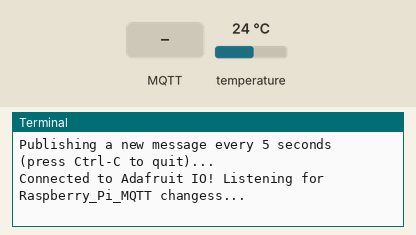
The program below on a simulated Raspberry Pi (BCM pin numbers). Parts: the last lines printed to the terminal. The test bench sets the inputs (shaded band); at power-on: temperature 24 °C. No MQTT or app messages arrive unless stated.

Above: at 5.0 s.
5.1 s: MQTT message "YES" arrives on the first subscribed topic
At 5.6 s:
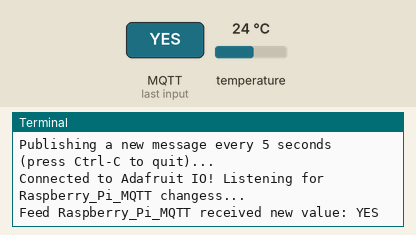
6.6 s: MQTT message "t=" arrives on the first subscribed topic
At 7.8 s:
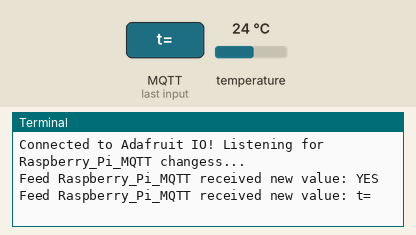
8.1 s: MQTT message "1" arrives on the first subscribed topic
At 9.1 s:
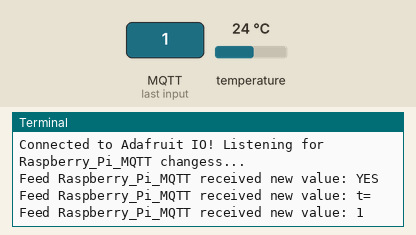
9.6 s: MQTT message "on" arrives on the first subscribed topic
At 10.2 s:
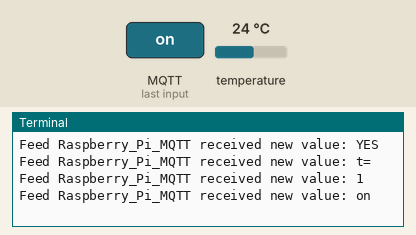
11.1 s: MQTT message "off" arrives on the first subscribed topic
At 12.6 s:
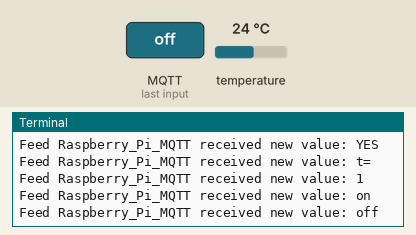

The program:

DS18B20_MQTT_Client.py
```python
# Import standard python modules.
import random
import sys
import time

# Import Adafruit IO MQTT Client.
from Adafruit_IO import MQTTClient

# Import function from DS18B20_Temperature_Sensor.py
from DS18B20_Temperature_Sensor import read_temp

# Set to your Adafruit IO key & username below.
ADAFRUIT_IO_KEY = 'your ADAFRUIT_IO_KEY'
ADAFRUIT_IO_USERNAME = 'your ADAFRUIT_IO_USERNAME'

# Define callback functions which will be called when certain events happen.
def connected(client):
    print 'Connected to Adafruit IO! Listening for Raspberry_Pi_MQTT changess...'
    # Subscribe to changes on a feed named MQTT_Feed
    client.subscribe('Raspberry_Pi_MQTT')

def disconnected(client):
    print 'Disconnected from Adafruit IO!'
    sys.exit(1)

def message(client,feed_id,payload):
    # Message function will be called when a subscribed feed has a new value.
    # The feed_id parameter identifies the feed, and the payload parameter has the new value.
    print 'Feed {0} received new value: {1}'.format(feed_id,payload)

# Create an MQTT client instance.
client = MQTTClient('your ADAFRUIT_IO_KEY','ADAFRUIT_IO_USERNAME')

# Setup the callback functions defined above,
client.on_connect = connected
client.on_disconnect = disconnected
client.on_message = message

# Connect to the Adafruit IO server.
client.connect()

# Now the program needs to use a client loop function to ensure messages are sent and received.
client.loop_background()
# Now send new values every 10 seconds.
print 'Publishing a new message every 5 seconds (press Ctrl-C to quit)...'
var=1
while var==1:
    client.publish('Raspberry_Pi_MQTT',read_temp())
    time.sleep(5)
```

DS18B20_Temperature_Sensor.py
```python
import os
import glob
import time
import subprocess

os.system('modprobe w1-gpio')
os.system('modprobe w1-therm')

# Create a file to store the temperature data
base_dir='/sys/bus/w1/devices/'
device_folder=glob.glob(base_dir+'28*')[0]
device_file=device_folder+'/w1_slave'

# Read the data from that file
def read_temp_raw():
    f=open(device_file,'r')
    lines=f.readlines()
    f.close()
    return lines

# There will be two lines for each packet, at the end of the first line which is lines[0] includes YES or NO indicates the response quality,
# If it is yes, then the temperature will be at the end of the second line, in 1/000 degrees C.
def read_temp():
    lines=read_temp_raw()
    while lines[0].strip()[-3:]!='YES':
        time.sleep(0.2)
        lines=read_temp_raw()
    equals_pos=lines[1].find('t=')
    if equals_pos!=-1:
        temp_string=lines[1][equals_pos+2:]
        temp=float(temp_string)/1000.0
        return temp
    while True:
        print(read_temp())
```

Measured:
- after the input at 5.1 s, the terminal: prints a new line at once (image 1)
- after the input at 6.6 s, the terminal: prints a new line at once (image 2)
- after the input at 8.1 s, the terminal: prints a new line at once (image 3)
- after the input at 9.6 s, the terminal: prints a new line at once (image 4)
- after the input at 11.1 s, the terminal: prints a new line at once (image 5)
